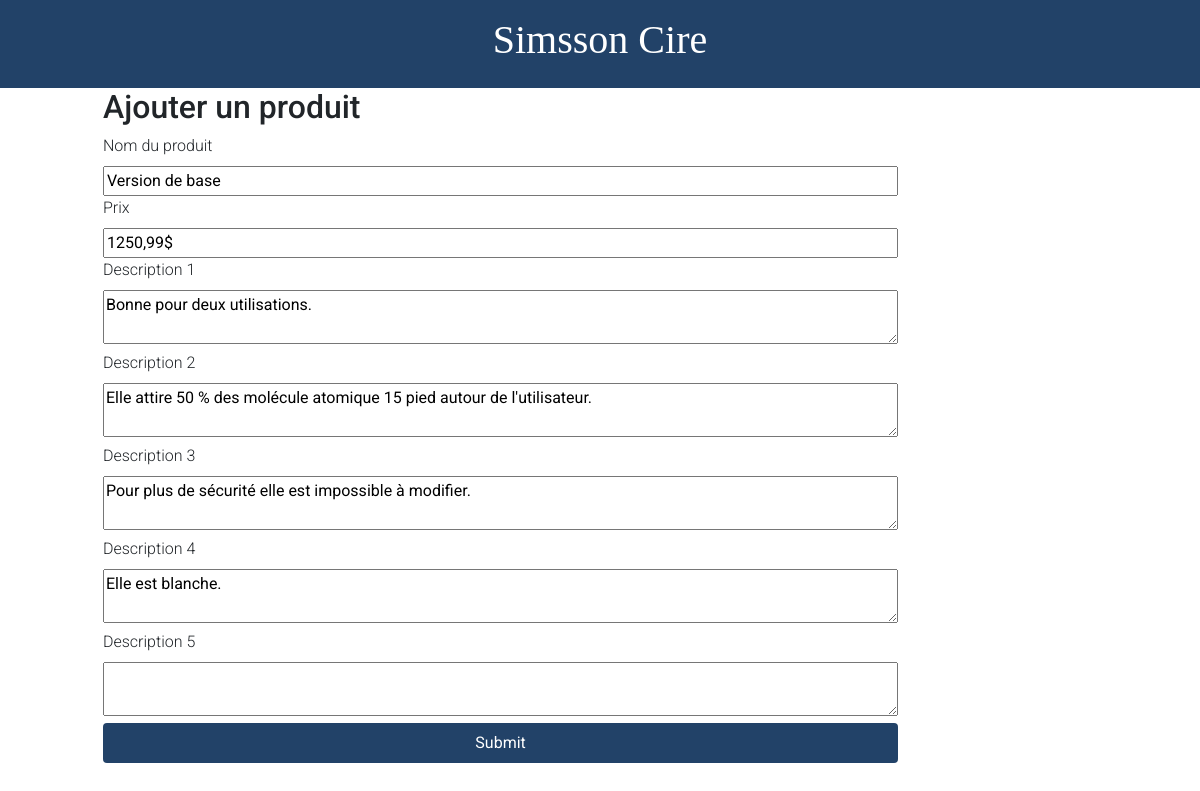
Screenshot of /admin/update.php?id=1 with the database file from the repository.
### tables this page shows
CREATE TABLE `sub_disco_produits` (
  `id` int(11) NOT NULL,
  `nom` varchar(250) NOT NULL,
  `img` varchar(250) NOT NULL,
  `prix` varchar(250) NOT NULL,
  `desc1` text NOT NULL,
  `desc2` text NOT NULL,
  `desc3` text NOT NULL,
  `desc4` text NOT NULL,
  `desc5` text NOT NULL
);

### admin/partsphp/function/products.php (called while the page is built, shortened)
<?php
    function product_id($id){
        $conn = connect();
        try{
            $requete = $conn->prepare("SELECT * FROM sub_disco_produits WHERE id = :id");
            $requete ->execute([":id"=>$id]);
            return $requete;
        }catch( PDOException $e ){
            echo 'Erreur'. $e -> getMessage();
        }
      }
?>

### admin/update.php (the view, shortened to what this page needs)
<?php
    include_once'../admin/partsphp/head.php';
    include_once'../admin/partsphp/function/products.php';
    $product_id = product_id($_GET["id"]);
    $product = $product_id->fetch();
?>
<header>
    <nav>
        <h1 class="logo"><a href="index.php">Simsson Cire</a></h1>
    </nav>
</header>
<main>
    <div class="container">
        <div>
            <h2>Ajouter un produit</h2>
            <form class="form-add" action="" method="POST">
                <div>
                    <label for="nom">Nom du produit</label><br>
                    <input type="text" name="nom" id="nom" value="<?php echo $product["nom"];?>">
                </div>
                <div>
                    <label for="prix">Prix</label><br>
                    <input type="text" name="prix" id="prix" value="<?php echo $product["prix"];?>">
                </div>
                <div>
                    <label for="desc1">Description 1</label><br>
                    <textarea name="desc1" id="desc1" cols="20" rows="2" class="gt-input gt-text" value="<?php echo $product["desc1"];?>"><?php echo $product["desc1"];?></textarea>
                </div>
                <div>
                    <label for="desc2">Description 2</label><br>
                    <textarea name="desc2" id="desc2" cols="20" rows="2" class="gt-input gt-text" value="<?php echo $product["desc2"];?>"><?php echo $product["desc2"];?></textarea>
                </div>
                <div>
                    <label for="desc3">Description 3</label><br>
                    <textarea name="desc3" id="desc3" cols="20" rows="2" class="gt-input gt-text" value="<?php echo $product["desc3"];?>"><?php echo $product["desc3"];?></textarea>
                </div>
                <div>
                    <label for="desc4">Description 4</label><br>
                    <textarea name="desc4" id="desc4" cols="20" rows="2" class="gt-input gt-text" value="<?php echo $product["desc4"];?>"><?php echo $product["desc4"];?></textarea>
                </div>
                <div>
                    <label for="desc5">Description 5</label><br>
                    <textarea name="desc5" id="desc5" cols="20" rows="2" class="gt-input gt-text" value="<?php echo $product["desc5"];?>"><?php echo $product["desc5"];?></textarea>
                </div>
                <input type="submit" class="btn" value="Submit">
            </form>
        </div>
    </div>
</main>
<?php
  include_once'../admin/partsphp/foot.php';
?>

### css/main.css (style rules this page uses)
html { color: #222; font-size: 1em; line-height: 1.4; }
textarea { resize: vertical; }

### css/style.css (style rules this page uses)
body { background-color: #fff; font-family: 'Roboto', sans-serif; font-weight: 300; }
.container { max-width: 1024px; width: 95%; margin: 0 auto; }
a, a:hover { text-decoration: none; color: #fff; }
.logo { font-family: 'Playfair Display SC', serif; text-align: center; color: #fff; }
nav { background-color: #224268; padding: 1rem 0; }
.btn { background-color: #224268; color: #fff; border: none; padding: 0.5rem 2rem; }
.form-add input, .form-add textarea { width: 80%; }

### rows the page displays
sub_disco_produits: nom "Version de base", prix "1250,99$", desc1 "Bonne pour deux utilisations.", desc2 "Elle attire 50 % des molécule atomique 15 pied autour de l'utilisateur.", desc3 "Pour plus de sécurité elle est impossible à modifier.", desc4 "Elle est blanche."
